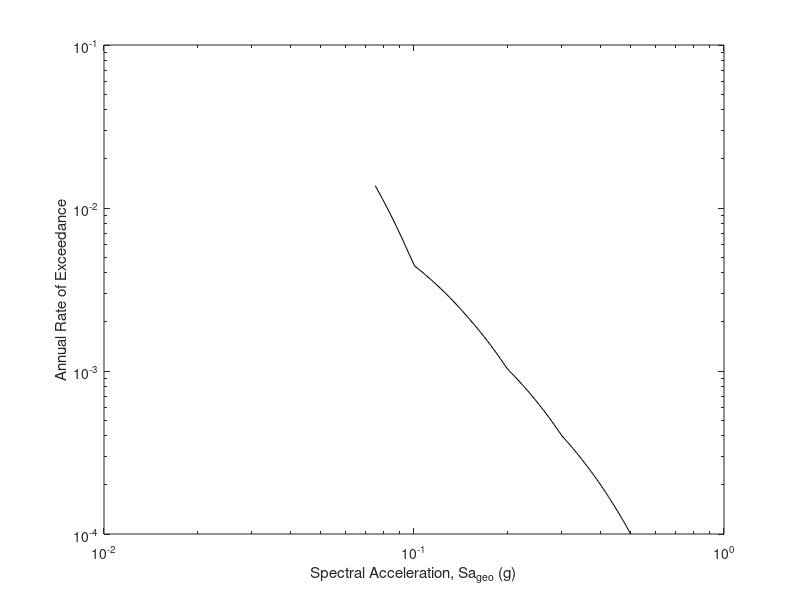

MATLAB code for this plot: (Note: this script raises an error after producing the figure.)

%==========================================================================================
% Fragility estimation, hazard analysis, Risk calculation, and R_avl calculation from IDA
% Suman Banerjee, IIT Roorkee, 2024
% s_banerjee@eq.iitr.ac.in
% Geometric mean of intensities; Risk integral truncated for lower and upper bounds
%==========================================================================================

clear; clc;

%%%%%%%%%% INPUTS %%%%%%%%%%

MCE = 0.3;
median_Op = 0.32; std_Op = 0.35;
median_CP = 1.28; std_CP = 0.36;

% Integral lower bound -
low_int_IO = 0.075;
low_int_CP = 0.075;

% Integral upper bound -
high_int_IO = 0.5;
high_int_CP = 0.5;

hazard = [0.075 0.0137; 0.1 0.00444; 0.15 0.00211; 0.2 0.00103; 0.3 0.00040; 0.4 0.0002; 0.5 0.0001];

%%%%%%%%%% END OF INPUTS %%%%%%%%%%

phi_MCE_Op = 1/std_Op*log(MCE/median_Op);
phi_MCE_CP = 1/std_CP*log(MCE/median_CP);

P_MCE_Op = normcdf(phi_MCE_Op)*100;     % P[Op|MCE] for Operational level
P_MCE_CP = normcdf(phi_MCE_CP)*100;     % P[CP|MCE] for Collapse level
fprintf ("Probability of Exceeding Operational given MCE is %6.3f %%\n",P_MCE_Op);
fprintf ("Probability of Exceeding Collapse given MCE is %6.3f %%\n",P_MCE_CP);

% Discretization -
disStep = 100;
dis_IO = (high_int_IO-low_int_IO)/disStep;
dis_CP = (high_int_CP-low_int_CP)/disStep;

% Hazard Curve -
spec_acc_fr_IO_Risk = low_int_IO:dis_IO:high_int_IO;                                    % Hazard lower and upper limits
spec_acc_fr_CP_Risk = low_int_CP:dis_CP:high_int_CP;

for i = 1:size(spec_acc_fr_CP_Risk,2)
    % hazrad_mod(i) = interp1(hazard(:,1),hazard(:,2),spec_acc_fr_CP_Risk(i));
    hazrad_mod(i) = exp(interp1(hazard(:,1),log(hazard(:,2)),spec_acc_fr_CP_Risk(i)));
end


figure
loglog(spec_acc_fr_CP_Risk,hazrad_mod,'k','LineWidth',0.75)
xlabel('Spectral Acceleration, Sa_g_e_o (g)')
ylabel('Annual Rate of Exceedance')
res = 1200;
box on
ax = gca;
ax.LineWidth = 1.2;
set(gca, 'FontName', 'Times New Roman')
x0=500;
y0=300;
width=220;
height=180;
set(gcf,'units','points','position',[x0,y0,width,height]);
print('Hazard Curve.png','-dpng',['-r' num2str(res)]);

% Fragility function -
fragility_Op = makedist('Lognormal','mu',median_Op,'sigma',std_Op);
fragility_CP = makedist('Lognormal','mu',median_CP,'sigma',std_CP);

% Fragility Curve -
frag_high = norminv(0.9999,median_CP, std_CP);                                         % Upper limit for fragility plot
spec_acc_fr = 0:dis_CP:frag_high;
fragility_Op_plot = normcdf((log(spec_acc_fr/median_Op))/std_Op);
fragility_CP_plot = normcdf((log(spec_acc_fr/median_CP))/std_CP);
figure
plot(spec_acc_fr,fragility_Op_plot, '-r', 'linewidth', 1)
hold on
plot(spec_acc_fr,fragility_CP_plot, '-b', 'linewidth', 1)
hold on
grid on
%title('Fragility Curve')
xlabel('Spectral Acceleration, Sa(T1) (g)')
ylabel('Probability of Exceedance')
xlim([0 frag_high])
yticks(0:0.25:1);
%legend('Fragility Curve');
med_IO = round(median_Op,2);
med_CP = round(median_CP,2);
std_IO = round(std_Op,2);
std_CP = round(std_CP,2);
dim = [0.55, 0.2, 0.3, 0.15];
str = {['\mu_I_O = ',num2str(med_IO),', ','\beta_I_O = ',num2str(std_IO)],['\mu_C_P = ',num2str(med_CP),', ','\beta_C_P = ',num2str(std_CP)]};
annotation('textbox',dim,'String',str,'FitBoxToText','on','FontSize', 6, 'FontName', 'Times New Roman', 'BackgroundColor', 'w');
res = 1200;
box on
ax = gca;
ax.LineWidth = 1.2;
set(gca, 'FontName', 'Times New Roman')
x0=500;
y0=300;
width=220;
height=180;
set(gcf,'units','points','position',[x0,y0,width,height]);

% Modification in fragility for area = 1
fragility_IO_mod = truncate(fragility_Op,low_int_IO,high_int_IO);
fragility_CP_mod = truncate(fragility_CP,low_int_CP,high_int_CP);


plot(spec_acc_fr,cdf(fragility_IO_mod,spec_acc_fr),':r','LineWidth',1.5)
plot(spec_acc_fr,cdf(fragility_CP_mod,spec_acc_fr),':b','LineWidth',1.5)
print('Fragility Curve.png','-dpng',['-r' num2str(res)]);

% Fragility for Risk integration -
ii = 0;
for i = low_int_IO:dis_IO:high_int_IO
    ii = ii + 1;
    fragility_Risk_IO(ii) = cdf(fragility_IO_mod,i);
end
ii = 0;
for i = low_int_CP:dis_CP:high_int_CP
    ii = ii + 1;
    fragility_Risk_CP(ii) = cdf(fragility_CP_mod,i);
end

% Risk -
m_IO = size(spec_acc_fr_IO_Risk,2);
for i = 2:m_IO-1
    del_s = spec_acc_fr_IO_Risk(i) - spec_acc_fr_IO_Risk(i-1);
    del_F = fragility_Risk_IO(i) - fragility_Risk_IO(i-1);
    mi = log(hazrad_mod(i)/hazrad_mod(i-1))/del_s;
    ai = hazrad_mod(i)*(1-exp(mi * del_s));
    bi = hazrad_mod(i)/del_s*(exp(mi*del_s)*(del_s-1/mi)+1/mi);
    lambda_IO(i) = fragility_Risk_IO(i)*ai - del_F*bi;
end

sum3_IO = 0;
size3 = size(lambda_IO,2);
for i = 1:size3
    sum3_IO = sum3_IO + lambda_IO(i);
end
mean_ann_R_IO = sum3_IO;
ann_prob_IO = 1-exp(-1*mean_ann_R_IO);
Mean_ann_R_IO = mean_ann_R_IO*100;
Ann_prob_IO = ann_prob_IO*100;
fprintf ("Mean Annual Rate of Exceeding IO is %6.3f %%\n",Mean_ann_R_IO);

m_CP = size(spec_acc_fr_CP_Risk,2);
for i = 2:m_CP-1
    del_s = spec_acc_fr_CP_Risk(i) - spec_acc_fr_CP_Risk(i-1);
    del_F = fragility_Risk_CP(i) - fragility_Risk_CP(i-1);
    mi = log(hazrad_mod(i)/hazrad_mod(i-1))/del_s;
    ai = hazrad_mod(i)*(1-exp(mi * del_s));
    bi = hazrad_mod(i)/del_s*(exp(mi*del_s)*(del_s-1/mi)+1/mi);
    lambda_CP(i) = fragility_Risk_CP(i)*ai - del_F*bi;
end

sum3_CP = 0;
size3 = size(lambda_CP,2);
for i = 1:size3
    sum3_CP = sum3_CP + lambda_CP(i);
end
mean_ann_R_CP = sum3_CP;
ann_prob_CP = 1-exp(-1*mean_ann_R_CP);
Mean_ann_R_CP = mean_ann_R_CP*100;
Ann_prob_CP = ann_prob_CP*100;
fprintf ("Mean Annual Rate of Exceeding CP is %6.3f %%\n",Mean_ann_R_CP);

% Save results to text file -
fid = fopen('Fragility & Risk Results.txt', 'w');
fprintf(fid,"Median for IO = %5.3f g ; Std. Dev. for IO = %5.3f; \nMedian for CP = %5.3f g ; " + ...
    "Std. Dev. for CP = %5.3f; \n\nP[IO|MCE] = %5.2f %%\nP[CP|MCE] = %5.2f %%\n\nMean Annual Rate of Exceeding IO   = %6.3f %%" + ...
    "\nMean Annual Rate of Exceeding CP   = %6.3f %%", median_Op, std_Op, median_CP, std_CP, P_MCE_Op, P_MCE_CP, Mean_ann_R_IO, Mean_ann_R_CP);
fclose(fid);